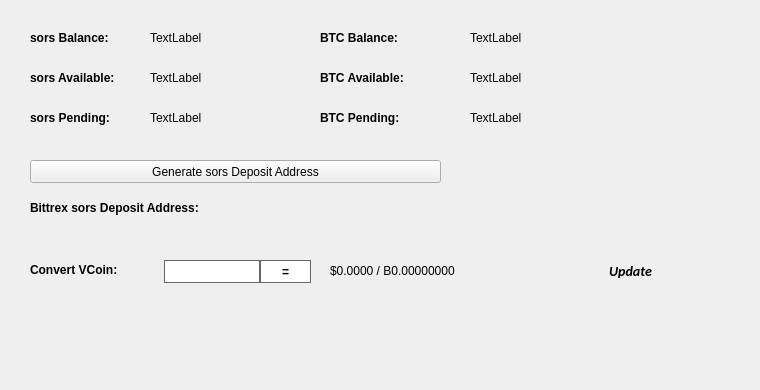
   <widget class="QWidget" name="BalanceTab">
    <attribute name="title">
     <string>Balance</string>
    </attribute>
    <widget class="QLabel" name="BitcoinBalanceLabel">
     <property name="geometry">
      <rect>
       <x>470</x>
       <y>30</y>
       <width>150</width>
       <height>16</height>
      </rect>
     </property>
     <property name="text">
      <string>TextLabel</string>
     </property>
    </widget>
    <widget class="QLabel" name="sorsBalanceLabel">
     <property name="geometry">
      <rect>
       <x>150</x>
       <y>30</y>
       <width>150</width>
       <height>16</height>
      </rect>
     </property>
     <property name="text">
      <string>TextLabel</string>
     </property>
    </widget>
    <widget class="QLabel" name="label_11">
     <property name="geometry">
      <rect>
       <x>30</x>
       <y>30</y>
       <width>101</width>
       <height>16</height>
      </rect>
     </property>
     <property name="font">
      <font>
       <weight>75</weight>
       <bold>true</bold>
      </font>
     </property>
     <property name="text">
      <string>sors Balance:</string>
     </property>
    </widget>
    <widget class="QLabel" name="label_12">
     <property name="geometry">
      <rect>
       <x>320</x>
       <y>30</y>
       <width>101</width>
       <height>16</height>
      </rect>
     </property>
     <property name="font">
      <font>
       <weight>75</weight>
       <bold>true</bold>
      </font>
     </property>
     <property name="text">
      <string>BTC Balance:</string>
     </property>
    </widget>
    <widget class="QLabel" name="sorsAvailableLabel_2">
     <property name="geometry">
      <rect>
       <x>150</x>
       <y>70</y>
       <width>150</width>
       <height>16</height>
      </rect>
     </property>
     <property name="text">
      <string>TextLabel</string>
     </property>
    </widget>
    <widget class="QLabel" name="label_13">
     <property name="geometry">
      <rect>
       <x>30</x>
       <y>70</y>
       <width>111</width>
       <height>16</height>
      </rect>
     </property>
     <property name="font">
      <font>
       <weight>75</weight>
       <bold>true</bold>
      </font>
     </property>
     <property name="text">
      <string>sors Available:</string>
     </property>
    </widget>
    <widget class="QLabel" name="label_14">
     <property name="geometry">
      <rect>
       <x>30</x>
       <y>110</y>
       <width>101</width>
       <height>16</height>
      </rect>
     </property>
     <property name="font">
      <font>
       <weight>75</weight>
       <bold>true</bold>
      </font>
     </property>
     <property name="text">
      <string>sors Pending:</string>
     </property>
    </widget>
    <widget class="QLabel" name="sorsPendingLabel">
     <property name="geometry">
      <rect>
       <x>150</x>
       <y>110</y>
       <width>150</width>
       <height>16</height>
      </rect>
     </property>
     <property name="text">
      <string>TextLabel</string>
     </property>
    </widget>
    <widget class="QLabel" name="label_15">
     <property name="geometry">
      <rect>
       <x>320</x>
       <y>70</y>
       <width>111</width>
       <height>16</height>
      </rect>
     </property>
     <property name="font">
      <font>
       <weight>75</weight>
       <bold>true</bold>
      </font>
     </property>
     <property name="text">
      <string>BTC Available:</string>
     </property>
    </widget>
    <widget class="QLabel" name="BitcoinAvailableLabel">
     <property name="geometry">
      <rect>
       <x>470</x>
       <y>70</y>
       <width>150</width>
       <height>16</height>
      </rect>
     </property>
     <property name="text">
      <string>TextLabel</string>
     </property>
    </widget>
    <widget class="QLabel" name="label_31">
     <property name="geometry">
      <rect>
       <x>320</x>
       <y>110</y>
       <width>111</width>
       <height>16</height>
      </rect>
     </property>
     <property name="font">
      <font>
       <weight>75</weight>
       <bold>true</bold>
      </font>
     </property>
     <property name="text">
      <string>BTC Pending:</string>
     </property>
    </widget>
    <widget class="QLabel" name="BitcoinPendingLabel">
     <property name="geometry">
      <rect>
       <x>470</x>
       <y>110</y>
       <width>150</width>
       <height>16</height>
      </rect>
     </property>
     <property name="text">
      <string>TextLabel</string>
     </property>
    </widget>
    <widget class="QLabel" name="label_33">
     <property name="geometry">
      <rect>
       <x>30</x>
       <y>200</y>
       <width>221</width>
       <height>16</height>
      </rect>
     </property>
     <property name="font">
      <font>
       <weight>75</weight>
       <bold>true</bold>
      </font>
     </property>
     <property name="text">
      <string>Bittrex sors Deposit Address:</string>
     </property>
    </widget>
    <widget class="QPushButton" name="GenDepositBTN">
     <property name="geometry">
      <rect>
       <x>30</x>
       <y>160</y>
       <width>411</width>
       <height>23</height>
      </rect>
     </property>
     <property name="text">
      <string>Generate sors Deposit Address</string>
     </property>
     <property name="icon">
      <iconset resource="../sors.qrc">
       <normaloff>:/icons/bitcoin</normaloff>:/icons/bitcoin</iconset>
     </property>
    </widget>
    <widget class="QLabel" name="DepositAddressLabel">
     <property name="geometry">
      <rect>
       <x>200</x>
       <y>200</y>
       <width>261</width>
       <height>16</height>
      </rect>
     </property>
     <property name="palette">
      <palette>
       <active>
        <colorrole role="WindowText">
         <brush brushstyle="SolidPattern">
          <color alpha="255">
           <red>0</red>
           <green>0</green>
           <blue>0</blue>
          </color>
         </brush>
        </colorrole>
        <colorrole role="Text">
         <brush brushstyle="SolidPattern">
          <color alpha="255">
           <red>0</red>
           <green>0</green>
           <blue>255</blue>
          </color>
         </brush>
        </colorrole>
       </active>
       <inactive>
        <colorrole role="WindowText">
         <brush brushstyle="SolidPattern">
          <color alpha="255">
           <red>0</red>
           <green>0</green>
           <blue>0</blue>
          </color>
         </brush>
        </colorrole>
        <colorrole role="Text">
         <brush brushstyle="SolidPattern">
          <color alpha="255">
           <red>0</red>
           <green>0</green>
           <blue>255</blue>
          </color>
         </brush>
        </colorrole>
       </inactive>
       <disabled>
        <colorrole role="WindowText">
         <brush brushstyle="SolidPattern">
          <color alpha="255">
           <red>120</red>
           <green>120</green>
           <blue>120</blue>
          </color>
         </brush>
        </colorrole>
        <colorrole role="Text">
         <brush brushstyle="SolidPattern">
          <color alpha="255">
           <red>120</red>
           <green>120</green>
           <blue>120</blue>
          </color>
         </brush>
        </colorrole>
       </disabled>
      </palette>
     </property>
     <property name="font">
      <font>
       <weight>75</weight>
       <bold>true</bold>
      </font>
     </property>
     <property name="text">
      <string/>
     </property>
     <property name="alignment">
      <set>Qt::AlignRight|Qt::AlignTrailing|Qt::AlignVCenter</set>
     </property>
     <property name="textInteractionFlags">
      <set>Qt::LinksAccessibleByMouse|Qt::TextSelectableByKeyboard|Qt::TextSelectableByMouse</set>
     </property>
    </widget>
    <widget class="QLabel" name="label_8">
     <property name="geometry">
      <rect>
       <x>460</x>
       <y>300</y>
       <width>281</width>
       <height>81</height>
      </rect>
     </property>
     <property name="text">
      <string/>
     </property>
     <property name="pixmap">
      <pixmap>:/images/bittrex</pixmap>
     </property>
    </widget>
    <widget class="QWidget" name="widgetConversion" native="true">
     <property name="geometry">
      <rect>
       <x>0</x>
       <y>250</y>
       <width>751</width>
       <height>43</height>
      </rect>
     </property>
     <property name="minimumSize">
      <size>
       <width>0</width>
       <height>43</height>
      </size>
     </property>
     <property name="styleSheet">
      <string notr="true"/>
     </property>
     <widget class="QPushButton" name="btnUpdateMarketData">
      <property name="geometry">
       <rect>
        <x>575</x>
        <y>0</y>
        <width>111</width>
        <height>41</height>
       </rect>
      </property>
      <property name="sizePolicy">
       <sizepolicy hsizetype="Expanding" vsizetype="Expanding">
        <horstretch>0</horstretch>
        <verstretch>0</verstretch>
       </sizepolicy>
      </property>
      <property name="font">
       <font>
        <family>calibri</family>
        <pointsize>-1</pointsize>
        <weight>75</weight>
        <italic>true</italic>
        <bold>true</bold>
       </font>
      </property>
      <property name="styleSheet">
       <string notr="true">margin:0px;text-align:center;padding:2px;border-radius:3px;font-style:italic;width:100px;font-size:14px;font-family:calibri;font-weight:600;</string>
      </property>
      <property name="text">
       <string>Update</string>
      </property>
      <property name="iconSize">
       <size>
        <width>150</width>
        <height>35</height>
       </size>
      </property>
      <property name="autoDefault">
       <bool>true</bool>
      </property>
      <property name="default">
       <bool>true</bool>
      </property>
     </widget>
     <widget class="QLabel" name="lblConvertVCoin">
      <property name="geometry">
       <rect>
        <x>30</x>
        <y>10</y>
        <width>131</width>
        <height>20</height>
       </rect>
      </property>
      <property name="styleSheet">
       <string notr="true"/>
      </property>
      <property name="text">
       <string>&lt;html&gt;&lt;head/&gt;&lt;body&gt;&lt;p&gt;&lt;span style=&quot; font-weight:600;&quot;&gt;Convert VCoin:&lt;/span&gt;&lt;/p&gt;&lt;/body&gt;&lt;/html&gt;</string>
      </property>
     </widget>
     <widget class="QLineEdit" name="txtConvertVCoinQty">
      <property name="geometry">
       <rect>
        <x>160</x>
        <y>10</y>
        <width>100</width>
        <height>23</height>
       </rect>
      </property>
      <property name="minimumSize">
       <size>
        <width>100</width>
        <height>23</height>
       </size>
      </property>
      <property name="maximumSize">
       <size>
        <width>100</width>
        <height>16777215</height>
       </size>
      </property>
      <property name="styleSheet">
       <string notr="true">border: 1px solid #61696c;margin-left:4px;</string>
      </property>
     </widget>
     <widget class="QPushButton" name="btnConvertsors">
      <property name="geometry">
       <rect>
        <x>260</x>
        <y>10</y>
        <width>51</width>
        <height>23</height>
       </rect>
      </property>
      <property name="minimumSize">
       <size>
        <width>0</width>
        <height>23</height>
       </size>
      </property>
      <property name="styleSheet">
       <string notr="true">border:1px solid #61696c;background:white;font-weight:600;</string>
      </property>
      <property name="text">
       <string>=</string>
      </property>
     </widget>
     <widget class="QLabel" name="lblConvertVCoinResults">
      <property name="geometry">
       <rect>
        <x>330</x>
        <y>0</y>
        <width>201</width>
        <height>41</height>
       </rect>
      </property>
      <property name="styleSheet">
       <string notr="true"/>
      </property>
      <property name="text">
       <string>$0.0000 / B0.00000000</string>
      </property>
     </widget>
     <widget class="QLabel" name="iconOverviewUpdateWait">
      <property name="geometry">
       <rect>
        <x>670</x>
        <y>10</y>
        <width>24</width>
        <height>24</height>
       </rect>
      </property>
      <property name="text">
       <string/>
      </property>
      <property name="pixmap">
       <pixmap resource="../sors.qrc">:/icons/transaction_1</pixmap>
      </property>
      <property name="scaledContents">
       <bool>true</bool>
      </property>
      <property name="alignment">
       <set>Qt::AlignCenter</set>
      </property>
     </widget>
    </widget>
   </widget>
